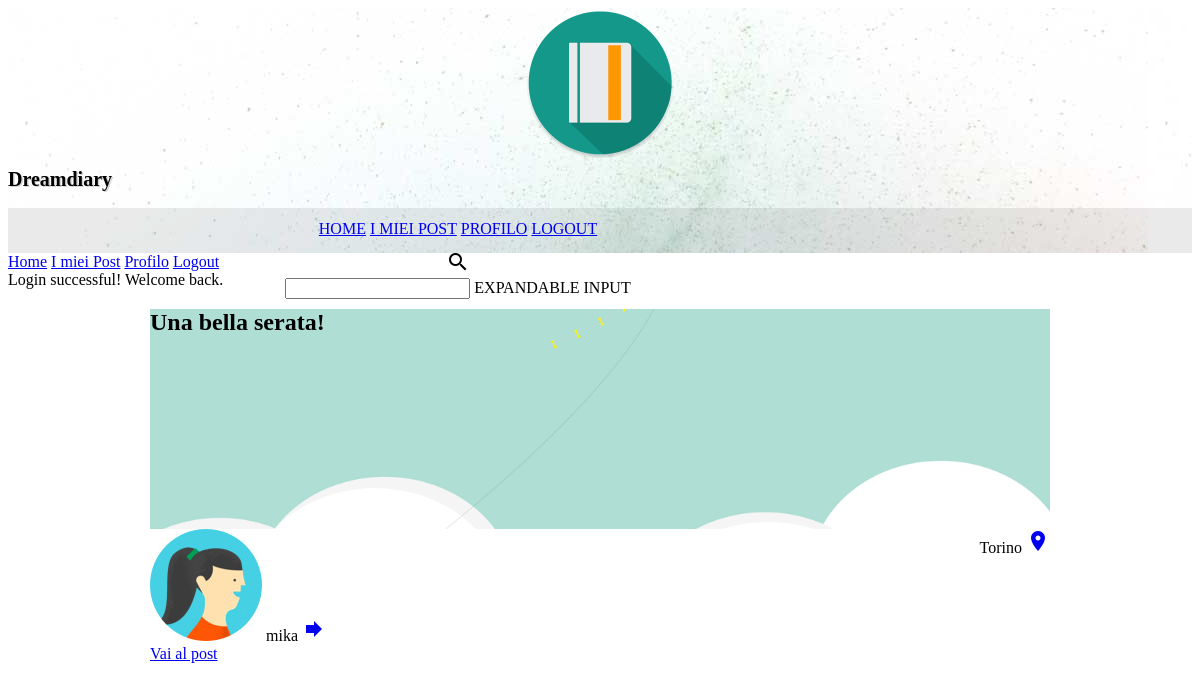
Page /post/search-post.php?key=Una bella serata! (signed in) on the committed database.
### tables this page shows
CREATE TABLE `post` (
  `ID` int(11) NOT NULL,
  `Titolo` varchar(50) NOT NULL,
  `Messaggio` text NOT NULL,
  `Utente` varchar(16) NOT NULL,
  `Pubblico` tinyint(1) NOT NULL,
  `DataC` date NOT NULL,
  `OraC` time NOT NULL,
  `DataM` date DEFAULT NULL,
  `OraM` time DEFAULT NULL,
  `Luogo` varchar(100) DEFAULT NULL
);

### php/objects/post.php (called while the page is built, shortened)
<?php
class Post{
    private $conn;
    private $table_name = "Post";
    public function __construct($db){
        $this->conn = $db;
    }
    function searchSimpleInfo($keywords, $username){
        $query = "SELECT
                    id, titolo, utente, pubblico, luogo, datac
                  FROM
                      " . $this->table_name . "
                  WHERE
                      titolo LIKE ? OR utente LIKE ? OR luogo LIKE ?
                  ORDER BY
                      datac DESC";
        $stmt = $this->conn->prepare($query);
        $keywords=htmlspecialchars(strip_tags($keywords));
        $keywords = "%{$keywords}%";
        $stmt->bindParam(1, $keywords);
        $stmt->bindParam(2, $keywords);
        $stmt->bindParam(3, $keywords);
        if($stmt->execute()){
          $rows = $stmt->fetchAll(PDO::FETCH_ASSOC);
          if($rows){
            $result=Array();
            foreach ($rows as $row) {
              $post_info=array(
                'id' => $row['id'],
                'titolo' => $row['titolo'],
                'utente' => $row['utente'],
                'luogo' => $row['luogo'],
                'pubblico' => $row['pubblico']
              );
              array_push($result, $post_info);
            }
            return $result;
          } else{
            return FALSE;
          }
        }
    }
}

### post/search-post.php (the view, shortened to what this page needs)
<?php
include_once '../php/objects/post.php';
$database = new Database();
$db = $database->getConnection();
$post = new Post($db);
$error = null;
if(isset($_SESSION['flash'])){
  $error = $_SESSION['flash'];
}
?>
<div id="snackbar"><?=$error?></div>
<?php
if(isset($_GET['key'])){
  $key = $_GET['key'];
  $username = $_SESSION['username'];
  $result = $post->searchSimpleInfo($key, $username);
  if($result){
    ?>
    <div class="mdl-grid portfolio-max-width">
    <?php
      foreach ($result as $p) {
        if($p['utente'] == $username || $p['pubblico'] == 1){
        ?>
        <div id="<?=$p['id']?>"class="mdl-cell mdl-card mdl-shadow--4dp portfolio-card">
            <div class="mdl-card__title">
                <h2 class="mdl-card__title-text"><?=$p['titolo']?></h2>
            </div>
            <div class="mdl-card__supporting-text">
              <span class="mdl-chip mdl-chip--contact mdl-chip--deletable">
                <img class="mdl-chip__contact" src="../images/user.jpg"></img>
                <span class="mdl-chip__text"><?= $p['utente'] ?></span>
                <a href="../utente/view-user.php?id=<?= $p['utente'] ?>" class="mdl-chip__action"><i class="material-icons">forward</i></a>
              </span>
            <?php
              if($p['luogo']){
            ?>
              <span class="location mdl-chip mdl-chip--deletable">
                <span class="mdl-chip__text"><?= $p['luogo'] ?></span>
                <a href="#" class="mdl-chip__action"><i class="material-icons">location_on</i></a>
              </span>
            <?php
              }
            ?>
            </div>
            <div class="mdl-card__actions mdl-card--border">
              <a href="./view-post.php?id=<?= $p['id']?>"class="openPost mdl-button mdl-button--colored mdl-js-button mdl-js-ripple-effect mdl-button--accent">
                Vai al post
              </a>
            </div>
        </div>
        <?php
      }
    }
      ?>
    </div>
  <?php
  } else {
   ?>
   <h3>Non ci sono post che stai cercando</h3>
   <?php
  }
}else{
?>
<h3>Errore nella richiesta</h3>
 <<?php
}
 ?>

### css/search-post.css (style rules this page uses)
.portfolio-header { position: relative; background-image: url(../images/header-bg.jpg); }
.portfolio-header .mdl-layout__header-row { padding: 0; -webkit-justify-content: center; -ms-flex-pack: center; justify-content: center; }
.mdl-layout__title { font-size: 20px; text-align: center; font-weight: 300; text-shadow: 1.5px 0.5px #D3D3D3; font-weight: bold; }
.portfolio-logo-row { min-height: 200px; }
.portfolio-logo { background: url(../images/logo.png) 50% no-repeat; background-size: cover; height: 150px; width: 150px; margin: auto auto 10px; }
.portfolio-navigation-row { background-color: rgba(0, 0, 0, 0.08); text-transform: uppercase; height: 45px; }
.portfolio-navigation-row .mdl-navigation { text-align: center; max-width: 900px; width: 100%; }
.portfolio-navigation-row .mdl-navigation__link { -webkit-flex: 1; -ms-flex: 1; flex: 1; line-height: 42px; }
.portfolio-card .mdl-card__title { padding-bottom: 0; }
.portfolio-max-width { max-width: 900px; margin: auto; }
div.mdl-card__supporting-text > span.location.mdl-chip.mdl-chip--deletable { float: right; }
.mdl-card__title { height: 220px; background-image: url(../images/search.png); background-size: cover; background-repeat: no-repeat; background-position: center center; }
.mdl-card__title h2 { overflow: hidden; white-space: nowrap; text-overflow: ellipsis; }

### rows in the picture
post: Pubblico 1 (drawn), Titolo "Una bella serata!", Utente "mika", Luogo "Torino"

### other values in the picture
$error "Login successful! Welcome back."
